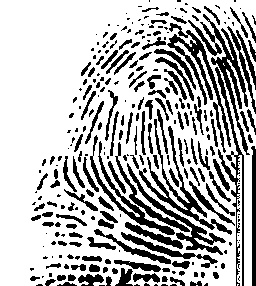
#> input picture categories/fingerprintTemp/temp.jpg, 256 x 286 px, found by its file name
$ python extractMinutiae.py   (older library calls are emulated)
#> lines starting #> are read from the running program, lines starting #| are printed output that depends on the picture; after the words box and inside, x2 and y2 are one past the last pixel; in counts of white or black regions, pixels touching at a corner belong together
### categories/python/enhanced.py
# -*- coding: utf-8 -*-
"""
Created on Sun Mar 29 21:45:22 2020

@author: Admin
"""


import cv2
import numpy as np
from scipy import ndimage
from scipy import signal
import math
import scipy.ndimage


def frequest(im,orientim,windsze,minWaveLength,maxWaveLength):
    rows,cols = np.shape(im)

    # Find mean orientation within the block. This is done by averaging the
    # sines and cosines of the doubled angles before reconstructing the
    # angle again.  This avoids wraparound problems at the origin.

    cosorient = np.mean(np.cos(2*orientim))
    sinorient = np.mean(np.sin(2*orientim))
    orient = math.atan2(sinorient,cosorient)/2

    # Rotate the image block so that the ridges are vertical

    rotim = scipy.ndimage.rotate(im,orient/np.pi*180 + 90,axes=(1,0),reshape = False,order = 3,mode = 'nearest')

    # Now crop the image so that the rotated image does not contain any
    # invalid regions.  This prevents the projection down the columns
    # from being mucked up.

    cropsze = int(np.fix(rows/np.sqrt(2)))
    offset = int(np.fix((rows-cropsze)/2))
    rotim = rotim[offset:offset+cropsze][:,offset:offset+cropsze]

    # Sum down the columns to get a projection of the grey values down
    # the ridges.

    proj = np.sum(rotim,axis = 0)
    dilation = scipy.ndimage.grey_dilation(proj, windsze,structure=np.ones(windsze))

    temp = np.abs(dilation - proj)

    peak_thresh = 2

    maxpts = (temp<peak_thresh) & (proj > np.mean(proj))
    maxind = np.where(maxpts)

    rows_maxind,cols_maxind = np.shape(maxind)

    # Determine the spatial frequency of the ridges by divinding the
    # distance between the 1st and last peaks by the (No of peaks-1). If no
    # peaks are detected, or the wavelength is outside the allowed bounds,
    # the frequency image is set to 0

    if(cols_maxind<2):
        freqim = np.zeros(im.shape)
    else:
        NoOfPeaks = cols_maxind
        waveLength = (maxind[0][cols_maxind-1] - maxind[0][0])/(NoOfPeaks - 1)
        if waveLength>=minWaveLength and waveLength<=maxWaveLength:
            freqim = 1/np.double(waveLength) * np.ones(im.shape)
        else:
            freqim = np.zeros(im.shape)

    return(freqim)

def normalise(img):
    normed = (img - np.mean(img))/(np.std(img))
    return(normed)

def ridge_segment(im, blksze, thresh):
    rows, cols = np.shape(im)

    # normalise to get zero mean and unit standard deviation
    im = normalise(im)

    new_rows =  np.int(blksze * np.ceil((np.float(rows))/(np.float(blksze))))
    new_cols =  np.int(blksze * np.ceil((np.float(cols))/(np.float(blksze))))

    padded_img = np.zeros((new_rows,new_cols))
    stddevim = np.zeros((new_rows,new_cols))

    padded_img[0:rows][:,0:cols] = im

    for i in range(0,new_rows,blksze):
        for j in range(0,new_cols,blksze):
            block = padded_img[i:i+blksze][:,j:j+blksze]

            stddevim[i:i+blksze][:,j:j+blksze] = np.std(block)*np.ones(block.shape)

    stddevim = stddevim[0:rows][:,0:cols]

    mask = stddevim > thresh

    mean_val = np.mean(im[mask])

    std_val = np.std(im[mask])

    normim = (im - mean_val)/(std_val)

    return(normim,mask)

def ridge_orient(im, gradientsigma, blocksigma, orientsmoothsigma):
    rows,cols = im.shape
    #Calculate image gradients.
    sze = np.fix(6*gradientsigma)
    if np.remainder(sze,2) == 0:
        sze = sze+1

    gauss = cv2.getGaussianKernel(np.int(sze),gradientsigma)
    f = gauss * gauss.T

    fy,fx = np.gradient(f)   #Gradient of Gaussian

    #Gx = ndimage.convolve(np.double(im),fx);
    #Gy = ndimage.convolve(np.double(im),fy);

    Gx = signal.convolve2d(im,fx,mode='same')
    Gy = signal.convolve2d(im,fy,mode='same')

    Gxx = np.power(Gx,2)
    Gyy = np.power(Gy,2)
    Gxy = Gx*Gy

    #Now smooth the covariance data to perform a weighted summation of the data.

    sze = np.fix(6*blocksigma)

    gauss = cv2.getGaussianKernel(np.int(sze),blocksigma)
    f = gauss * gauss.T

    Gxx = ndimage.convolve(Gxx,f)
    Gyy = ndimage.convolve(Gyy,f)
    Gxy = 2*ndimage.convolve(Gxy,f)

    # Analytic solution of principal direction
    denom = np.sqrt(np.power(Gxy,2) + np.power((Gxx - Gyy),2)) + np.finfo(float).eps

    sin2theta = Gxy/denom;           # Sine and cosine of doubled angles
    cos2theta = (Gxx-Gyy)/denom


    if orientsmoothsigma:
        sze = np.fix(6*orientsmoothsigma)
        if np.remainder(sze,2) == 0:
            sze = sze+1
        gauss = cv2.getGaussianKernel(np.int(sze),orientsmoothsigma)
        f = gauss * gauss.T
        cos2theta = ndimage.convolve(cos2theta,f) # Smoothed sine and cosine of
        sin2theta = ndimage.convolve(sin2theta,f) # doubled angles

    orientim = np.pi/2 + np.arctan2(sin2theta,cos2theta)/2
    return(orientim)

def ridge_freq(im, mask, orient, blksze, windsze,minWaveLength, maxWaveLength):
    rows,cols = im.shape
    freq = np.zeros((rows,cols))

    for r in range(0,rows-blksze,blksze):
        for c in range(0,cols-blksze,blksze):
            blkim = im[r:r+blksze][:,c:c+blksze]
            blkor = orient[r:r+blksze][:,c:c+blksze]

            freq[r:r+blksze][:,c:c+blksze] = frequest(blkim,blkor,windsze,minWaveLength,maxWaveLength)

    freq = freq*mask
    freq_1d = np.reshape(freq,(1,rows*cols))
    ind = np.where(freq_1d>0)

    ind = np.array(ind)
    ind = ind[1,:]

    non_zero_elems_in_freq = freq_1d[0][ind]

    meanfreq = np.mean(non_zero_elems_in_freq)
    #medianfreq = np.median(non_zero_elems_in_freq)       # does not work properly
    return(freq,meanfreq)

def ridge_filter(im, orient, freq, kx, ky):
    angleInc = 3
    im = np.double(im)
    rows,cols = im.shape
    newim = np.zeros((rows,cols))
    newim = newim + 255

    freq_1d = np.reshape(freq,(1,rows*cols))
    ind = np.where(freq_1d>0)

    ind = np.array(ind)
    ind = ind[1,:]

    # Round the array of frequencies to the nearest 0.01 to reduce the
    # number of distinct frequencies we have to deal with.

    non_zero_elems_in_freq = freq_1d[0][ind]
    non_zero_elems_in_freq = np.double(np.round((non_zero_elems_in_freq*100)))/100

    unfreq = np.unique(non_zero_elems_in_freq)

    # Generate filters corresponding to these distinct frequencies and
    # orientations in 'angleInc' increments.

    sigmax = 1/unfreq[0]*kx
    sigmay = 1/unfreq[0]*ky

    sze = np.int(np.round(3*np.max([sigmax,sigmay])))

    x,y = np.meshgrid(np.linspace(-sze,sze,(2*sze + 1)),np.linspace(-sze,sze,(2*sze + 1)))

    reffilter = np.exp(-(( (np.power(x,2))/(sigmax*sigmax) + (np.power(y,2))/(sigmay*sigmay)))) * np.cos(2*np.pi*unfreq[0]*x) # this is the original gabor filter

    filt_rows, filt_cols = reffilter.shape

    angleRange = np.int(180 / angleInc)

    gabor_filter = np.array(np.zeros((angleRange,filt_rows,filt_cols)))

    for o in range(0, angleRange):

        # Generate rotated versions of the filter.  Note orientation
        # image provides orientation *along* the ridges, hence +90
        # degrees, and imrotate requires angles +ve anticlockwise, hence
        # the minus sign.

        rot_filt = scipy.ndimage.rotate(reffilter,-(o*angleInc + 90),reshape = False)
        gabor_filter[o] = rot_filt

    # Find indices of matrix points greater than maxsze from the image
    # boundary

    maxsze = int(sze)

    temp = freq>0
    validr,validc = np.where(temp)

    temp1 = validr>maxsze
    temp2 = validr<rows - maxsze
    temp3 = validc>maxsze
    temp4 = validc<cols - maxsze

    final_temp = temp1 & temp2 & temp3 & temp4

    finalind = np.where(final_temp)

    # Convert orientation matrix values from radians to an index value
    # that corresponds to round(degrees/angleInc)

    maxorientindex = np.round(180/angleInc)
    orientindex = np.round(orient/np.pi*180/angleInc)

    #do the filtering
    for i in range(0,rows):
        for j in range(0,cols):
            if(orientindex[i][j] < 1):
                orientindex[i][j] = orientindex[i][j] + maxorientindex
            if(orientindex[i][j] > maxorientindex):
                orientindex[i][j] = orientindex[i][j] - maxorientindex
    finalind_rows,finalind_cols = np.shape(finalind)
    sze = int(sze)
    for k in range(0,finalind_cols):
        r = validr[finalind[0][k]]
        c = validc[finalind[0][k]]

        img_block = im[r-sze:r+sze + 1][:,c-sze:c+sze + 1]

        newim[r][c] = np.sum(img_block * gabor_filter[int(orientindex[r][c]) - 1])

    return(newim);

def image_enhance(img):
    blksze = 16
    thresh = 0.1
    normim,mask = ridge_segment(img,blksze,thresh)


    gradientsigma = 1
    blocksigma = 7
    orientsmoothsigma = 7
    orientim = ridge_orient(normim, gradientsigma, blocksigma, orientsmoothsigma)


    blksze = 38
    windsze = 5
    minWaveLength = 5
    maxWaveLength = 15
    freq,medfreq = ridge_freq(normim, mask, orientim, blksze, windsze, minWaveLength,maxWaveLength)


    freq = medfreq*mask
    kx = 0.65
    ky = 0.65
    newim = ridge_filter(normim, orientim, freq, kx, ky)

    return(newim, orientim, mask)

### categories/python/extractMinutiae.py
# -*- coding: utf-8 -*-
"""
Created on Fri Apr 17 22:04:52 2020

@author: Admin
"""


# -*- coding: utf-8 -*-
"""
Spyder Editor

This is a temporary script file.
"""
import os
import cv2
import numpy as np
import skimage
from skimage.morphology import skeletonize
from enhanced import image_enhance, ridge_orient
import math

BORDER_DISTANCE = 15

def faultMinutiae(minutiae, mask):
    (x, y) = minutiae[0:2]
    (x_mask, y_mask) = mask.shape

    score = 500
    score_temp = 0
    (x_temp, y_temp) = (x, y)
    #################################
    while(x_temp >= 0):
        if(mask[x_temp][y]):
            score_temp += 1
            x_temp -= 1
        else:
            break
    if(score_temp < score):
        score = score_temp
    ###################################
    x_temp = x
    score_temp = 0
    while(x_temp < x_mask):
        if(mask[x_temp][y]):
            score_temp += 1
            x_temp += 1
        else:
            break
    if(score_temp < score):
        score = score_temp
    ######################################
    score_temp = 0
    while(y_temp >= 0):
        if(mask[x][y_temp]):
            score_temp += 1
            y_temp -= 1
        else:
            break
    if(score_temp < score):
        score = score_temp
    #######################################
    score_temp = 0
    y_temp = y
    while(y_temp < y_mask):
        if(mask[x][y_temp]):
            score_temp += 1
            y_temp += 1
        else:
            break
    if(score_temp < score):
        score = score_temp
    #####################################
    if(score < BORDER_DISTANCE):
        return True
    else:
        return False

def extractMinutiae(img, orientim, mask):

    DIST = findRidgeWidth(img)

    # extract minutiae
    rows, cols = img.shape
    minutiaeList = []
    for i in range(1, rows - 1):
        for j in range(1, cols - 1):
            if(img[i][j] == 1):
                listPoints = [img[i-1][j-1], img[i-1][j], img[i-1][j+1], img[i][j+1], img[i+1][j+1], img[i+1][j], img[i+1][j-1], img[i][j-1], img[i-1][j-1]]
                CN = 0
                for k in range(0, 8):
                    if(listPoints[k] != listPoints[k+1]):
                        CN = CN + 1
                CN = CN / 2
                if(CN == 1):
                    temp_minutiae = (i, j, orientim[i][j], 1)
                    if(not faultMinutiae(temp_minutiae, mask)):
                        minutiaeList.append(temp_minutiae)
                elif(CN == 3):
                    temp_minutiae = (i, j, orientim[i][j], 3)
                    if(not faultMinutiae(temp_minutiae, mask)):
                        minutiaeList.append(temp_minutiae)

    # remove false minutiae
    ####### time 1 ##################
    numPoints = len(minutiaeList)

    x_min = x_max = minutiaeList[0][0]
    y_min = y_max = minutiaeList[0][1]
    for i in range(1, numPoints):
        if(x_min > minutiaeList[i][0]):
            x_min = minutiaeList[i][0]
        if(x_max < minutiaeList[i][0]):
            x_max = minutiaeList[i][0]
        if(y_min > minutiaeList[i][1]):
            y_min = minutiaeList[i][1]
        if(y_max < minutiaeList[i][1]):
            y_max = minutiaeList[i][1]

    center = ((x_min + x_max)//2, (int)(y_min + y_max)//2, 0, 0)


    markFaultMinutiae = np.zeros(numPoints, dtype = int)

    for i in range(0, numPoints - 1):
        if(markFaultMinutiae[i]):
            continue
        for j in range(i + 1, numPoints):
            if(markFaultMinutiae[j]):
                continue
            (X1, Y1) = minutiaeList[i][0:2]
            (X2, Y2) = minutiaeList[j][0:2]
            distance = np.sqrt((X2-X1)**2 + (Y2-Y1)**2)
            if(distance < DIST):
                markFaultMinutiae[i] = 1
                markFaultMinutiae[j] = 1
                # SpuriousMin.append(i)
                # SpuriousMin.append(j)

    newMinutiaeGroup = []
    for i in range(0, numPoints):
        if(not markFaultMinutiae[i]):
            newMinutiaeGroup.append(minutiaeList[i])

    return (newMinutiaeGroup, center)

# [22 lines left out: function matchingFingerprint, not called in this run]

def blockImage(orientim):
    r, c = orientim.shape
    rows = r//3
    cols = c//3
    newImg = np.zeros((rows, cols))
    for i in range(0, rows):
        for j in range(0, cols):
            x = i*3
            y = j*3
            sums = orientim[x][y] + orientim[x][y+1] + orientim[x][y+2] + orientim[x+1][y] + orientim[x+1][y+1] + orientim[x+1][y+2] + orientim[x+2][y] + orientim[x+2][y+1] + orientim[x+2][y+2]
            sums = sums/9
            newImg[i][j] = sums
    return newImg

def detectCorePoint(or_im):
    orientim = blockImage(or_im)
    rows, cols = orientim.shape
    core = ()
    cons_min = 500
    for i in range(2, rows - 2):
        for j in range(2, cols - 2):
            # listR = [orientim[i-2][j]*180/math.pi, orientim[i-2][j-1]*180/math.pi, orientim[i-2][j-2]*180/math.pi, orientim[i-1][j-2]*180/math.pi,
            #          orientim[i][j-2]*180/math.pi, orientim[i+1][j-2]*180/math.pi, orientim[i+2][j-2]*180/math.pi, orientim[i+2][j-1]*180/math.pi,
            #          orientim[i+2][j]*180/math.pi, orientim[i+2][j+1]*180/math.pi, orientim[i+2][j+2]*180/math.pi, orientim[i+1][j+2]*180/math.pi,
            #          orientim[i][j+2]*180/math.pi, orientim[i-1][j+2]*180/math.pi, orientim[i-2][j+2]*180/math.pi, orientim[i-2][j+1]*180/math.pi]

            listR = [orientim[i-2][j]*180/math.pi, orientim[i-2][j+1]*180/math.pi, orientim[i-2][j+2]*180/math.pi, orientim[i-1][j+2]*180/math.pi,
                     orientim[i][j+2]*180/math.pi, orientim[i+1][j+2]*180/math.pi, orientim[i+2][j+2]*180/math.pi, orientim[i+2][j-1]*180/math.pi,
                     orientim[i+2][j]*180/math.pi, orientim[i+2][j-1]*180/math.pi, orientim[i+2][j-2]*180/math.pi, orientim[i+1][j-2]*180/math.pi,
                     orientim[i][j-2]*180/math.pi, orientim[i-1][j-2]*180/math.pi, orientim[i-2][j-2]*180/math.pi, orientim[i-2][j-1]*180/math.pi]
            A = 0
            if((listR[0] >= 0 and listR[0] < 50) or (listR[0] >= 120 and listR[0] < 180)):
                A += 1
            if(listR[1] >= 0 and listR[1] < 80):
                A += 1
            if(listR[2] >= 15 and listR[2] < 90):
                A += 1
            if(listR[3] >= 15 and listR[3] < 95):
                A += 1
            if(listR[4] >= 15 and listR[4] < 100):
                A += 1
            if(listR[5] >= 20 and listR[5] < 120):
                A += 1
            if(listR[6] >= 20 and listR[6] < 115):
                A += 1
            if(listR[7] >= 25 and listR[7] < 125):
                A += 1
            if(listR[8] >= 40 and listR[8] < 140):
                A += 1
            if(listR[9] >= 40 and listR[9] < 150):
                A += 1
            if(listR[10] >= 40 and listR[10] < 160):
                A += 1
            if(listR[11] >= 40 and listR[11] < 165):
                A += 1
            if(listR[12] >= 60 and listR[12] < 175):
                A += 1
            if(listR[13] >= 100 and listR[13] < 180):
                A += 1
            if(listR[14] >= 122 and listR[14] < 180):
                A += 1
            if((listR[15] >= 120 and listR[15] < 180) or (listR[15] >=0 and listR[15] < 40)):
                A += 1

            if(A >= 15):
                sum_cos = sum_sin = 0
                for k in range(0, 16):
                    angle = listR[k]*math.pi/90
                    sum_cos += math.cos(angle)
                    sum_sin += math.sin(angle)
                cons = math.sqrt(sum_cos**2 + sum_sin**2)/16
                if(cons_min > cons):
                    cons_min = cons
                    core = (i, j)


    if(len(core) == 0):
        cons_min = 500
        g_x, g_y = np.gradient(orientim)
        G = np.zeros(orientim.shape)
        for i in range(0, rows):
            for j in range(0, cols):
                G[i][j] = math.sqrt(g_x[i][j]**2 + g_y[i][j]**2)
        for i in range(2, rows - 2):
            for j in range(2, cols - 2):
                if(orientim[i][j] > 2.15 and (G[i][j] >= 0.55 and G[i][j] <= 1.75)):
                    listR = [orientim[i-2][j], orientim[i-2][j+1], orientim[i-2][j+2], orientim[i-1][j+2],
                             orientim[i][j+2], orientim[i+1][j+2], orientim[i+2][j+2], orientim[i+2][j-1],
                             orientim[i+2][j], orientim[i+2][j-1], orientim[i+2][j-2], orientim[i+1][j-2],
                             orientim[i][j-2], orientim[i-1][j-2], orientim[i-2][j-2], orientim[i-2][j-1]]
                    sum_cos = sum_sin = 0
                    for k in range(0, 16):
                        angle = 2*listR[k]
                        sum_cos += math.cos(angle)
                        sum_sin += math.sin(angle)
                        cons = math.sqrt(sum_cos**2 + sum_sin**2)/16
                        if(cons_min > cons):
                            cons_min = cons
                            core = (i, j)

    if(len(core) == 0):
        core = (0, 0, 0, 0)
    else:
        (x, y) = core
        x = x*3 + 1
        y = y*3 + 1
        core = (x, y, or_im[x][y], 0)

    return core


def findRidgeWidth(img):
    rows, cols = img.shape

    index_row = rows // 2
    imdex_col = cols // 2

    ridgeWidth = 0
    ridgeWith_1 = 1
    ridgeWith_2 = 1
    ridgeWith_3 = 1

    for i in range(0, cols):
        if img[index_row][i] == 1:
            ridgeWith_1 += 1
        if img[index_row - 30][i] == 1:
            ridgeWith_2 += 1
        if img[index_row + 30][i] == 1:
            ridgeWith_3 += 1

    ridgeWidth += rows/ridgeWith_1 + rows/ridgeWith_2 + rows/ridgeWith_3

    ridgeWith_1 = 1
    ridgeWith_2 = 1
    ridgeWith_3 = 1

    for i in range(0, rows):
        if img[i][imdex_col] == 1:
            ridgeWith_1 += 1
        if img[i][imdex_col - 30] == 1:
            ridgeWith_2 += 1
        if img[i][imdex_col - 30] == 1:
            ridgeWith_3 += 1

    ridgeWidth += cols/ridgeWith_1 + cols/ridgeWith_2 + cols/ridgeWith_3

    ridgeWidth = ridgeWidth/6

    return ridgeWidth

######### read fingerprint image ##########

path = r'fingerprintTemp\temp.jpg'

# path = r'C:\Users\Admin\.spyder-py3\enhanced\Fingerprint\tro2\1.jpg'
img = cv2.imread(path, 0)
#> img is the input picture: shape (286, 256); min 0, max 255, mean 183.7
#img = cv2.cvtColor(img, cv2.COLOR_BGR2GRAY)
###########################################
# ret, img = cv2.threshold(img, 127, 255, cv2.THRESH_BINARY)
# img = cv2.resize(src=img, dsize=None, fx=2, fy=1)

################################
# cv2.imshow('original image', img)


############## enhanced image #########################
rows, cols = np.shape(img)
aspect_ratio = np.double(rows)/np.double(cols)
new_rows = 200
new_cols = new_rows/aspect_ratio
img = cv2.resize(img,(np.int(new_cols),np.int(new_rows)))
#> img: shape (200, 179)

# cv2.imshow('original image', img)

img1, orientim, mask = image_enhance(img)
#> after the loop in ridge_segment, `for i in range(0,new_rows,blksze):`:
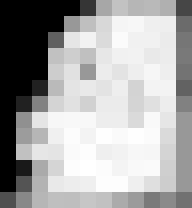
#> stddevim: shape (208, 192) float64; min 1.11e-16, max 1.11, mean 0.733; drawn with min black and max white
#> in ridge_segment, `mask = stddevim > thresh`:
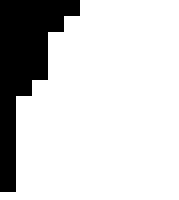
#> mask: shape (200, 179) bool; 81.4% white; 1 black region, box (x1, y1, x2, y2) and area: (0, 0, 80, 192) 6656
#> in ridge_segment, `mean_val = np.mean(im[mask])`: mean_val = -0.157
#> in ridge_segment, `std_val = np.std(im[mask])`: std_val = 1.05
#> in ridge_orient, `rows,cols = im.shape`: rows = 200; cols = 179
#> in ridge_orient, `sin2theta = ndimage.convolve(sin2theta,f)`:
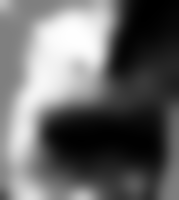
#> sin2theta: shape (200, 179) float64; min -0.991, max 0.995, mean -0.182; drawn with min black and max white
#> in ridge_orient, `orientim = np.pi/2 + np.arctan2(sin2theta,cos2theta)/2`:
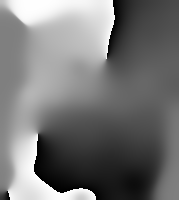
#> orientim: shape (200, 179) float64; min 0.000203, max 3.14, mean 1.45; drawn with min black and max white
#> in ridge_freq, `rows,cols = im.shape`: rows = 200; cols = 179
#> the loop in ridge_freq, `for r in range(0,rows-blksze,blksze):` made 5 passes
#> pass 1, in frequest (call 4), `rotim = rotim[offset:offset+cropsze][:,offset:offset+cropsze]`:
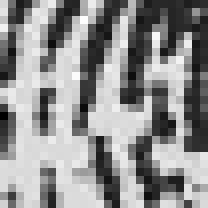
#> rotim: shape (26, 26) float64 (shown 8 times larger); min -2.08, max 1.27, mean -0.183; drawn with min black and max white
#> after the loop in ridge_freq, `for r in range(0,rows-blksze,blksze):`:
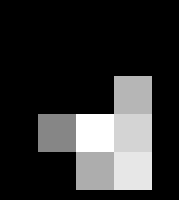
#> freq: shape (200, 179) float64; min 0, max 0.2, mean 0.0376; drawn with min black and max white
#> in ridge_freq, `ind = np.where(freq_1d>0)`: ind = 8664 positions, rows 0 to 0, columns 13718 to 33982
#> in ridge_freq, `ind = ind[1,:]`: ind = 8664 values from 13718 to 33982
#> in ridge_freq, `non_zero_elems_in_freq = freq_1d[0][ind]`: non_zero_elems_in_freq = 8664 values, max 0.2 at index 1482, min 0.105 at index 1444, mean 0.155
#> in ridge_freq, `meanfreq = np.mean(non_zero_elems_in_freq)`: meanfreq = 0.155
#> in ridge_filter, `rows,cols = im.shape`: rows = 200; cols = 179
#> in ridge_filter, `ind = np.where(freq_1d>0)`: ind = 29144 positions, rows 0 to 0, columns 80 to 35799
#> in ridge_filter, `unfreq = np.unique(non_zero_elems_in_freq)`: unfreq = [0.16]
#> in ridge_filter, `sigmax = 1/unfreq[0]*kx`: sigmax = 4.06
#> in ridge_filter, `sze = np.int(np.round(3*np.max([sigmax,sigmay])))`: sze = 12
#> in ridge_filter, `reffilter = np.exp(-(( (np.power(x,2))/(sigmax*sigmax) + (np.power(y,2..`:
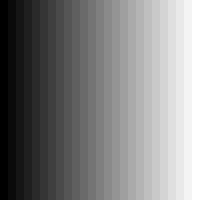
#> x: shape (25, 25) float64 (shown 8 times larger); min -12, max 12, mean 0; drawn with min black and max white
#> in ridge_filter, `filt_rows, filt_cols = reffilter.shape`: filt_rows = 25
#> (the rest of the program and of its run is left out)
